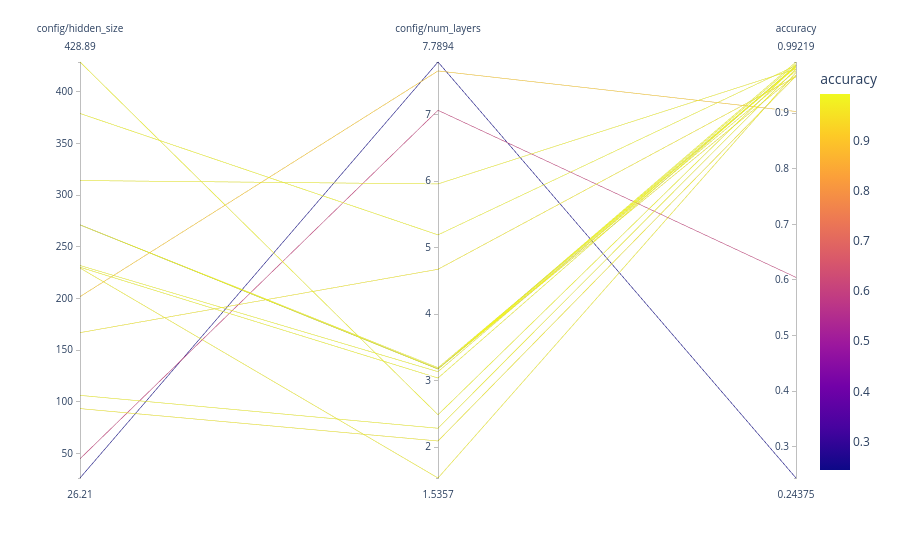

Notebook code cell kept with this figure:
### Markdown cell above
As you can see, bayes really focuses on the promising areas. It is much more efficient than random search, and also more efficient than grid search.
We have set the `random_search_steps` to 5, this means that we will do 5 random searches first, to get a good initial idea of the space. As you can see, 5 is a bit low, because it might lead to premature converging to a local optimum. You can increase this number to get a better initial idea of the space, but you will also need to increase the number of iterations after the initial random scan.

### Code cell
visualize.parallel_plot(analysis, columns)

### Figure 1 — Plotly figure (JSON) as saved in the notebook; plotly's stock layout.template omitted (floating-point values rounded to 4 significant figures)
{"data": [{"dimensions": [{"label": "config/hidden_size", "values": [201.8, 379.1, 93.39, 44.81, 314.2, 26.21, 428.9, 106.2, 166.9, 230.2, 271.3, 229.5, 271.2, 271.3, 271.3, 231.9, 271.3, 271.3]}, {"label": "config/num_layers", "values": [7.655, 5.191, 2.092, 7.063, 5.957, 7.789, 2.486, 2.284, 4.673, 3.039, 3.174, 1.536, 3.194, 3.174, 3.175, 3.134, 3.176, 3.173]}, {"label": "accuracy", "values": [0.9031, 0.9859, 0.9672, 0.6047, 0.9797, 0.2437, 0.9859, 0.9797, 0.9656, 0.9859, 0.9891, 0.9734, 0.9844, 0.9766, 0.9828, 0.9844, 0.9688, 0.9922]}], "domain": {"x": [0, 1], "y": [0, 1]}, "line": {"color": [0.9031, 0.9859, 0.9672, 0.6047, 0.9797, 0.2437, 0.9859, 0.9797, 0.9656, 0.9859, 0.9891, 0.9734, 0.9844, 0.9766, 0.9828, 0.9844, 0.9688, 0.9922], "coloraxis": "coloraxis"}, "name": "", "type": "parcoords"}], "layout": {"coloraxis": {"colorbar": {"title": {"text": "accuracy"}}, "colorscale": [[0, "#0d0887"], [0.1111, "#46039f"], [0.2222, "#7201a8"], [0.3333, "#9c179e"], [0.4444, "#bd3786"], [0.5556, "#d8576b"], [0.6667, "#ed7953"], [0.7778, "#fb9f3a"], [0.8889, "#fdca26"], [1, "#f0f921"]]}, "legend": {"tracegroupgap": 0}, "margin": {"t": 60}}}
